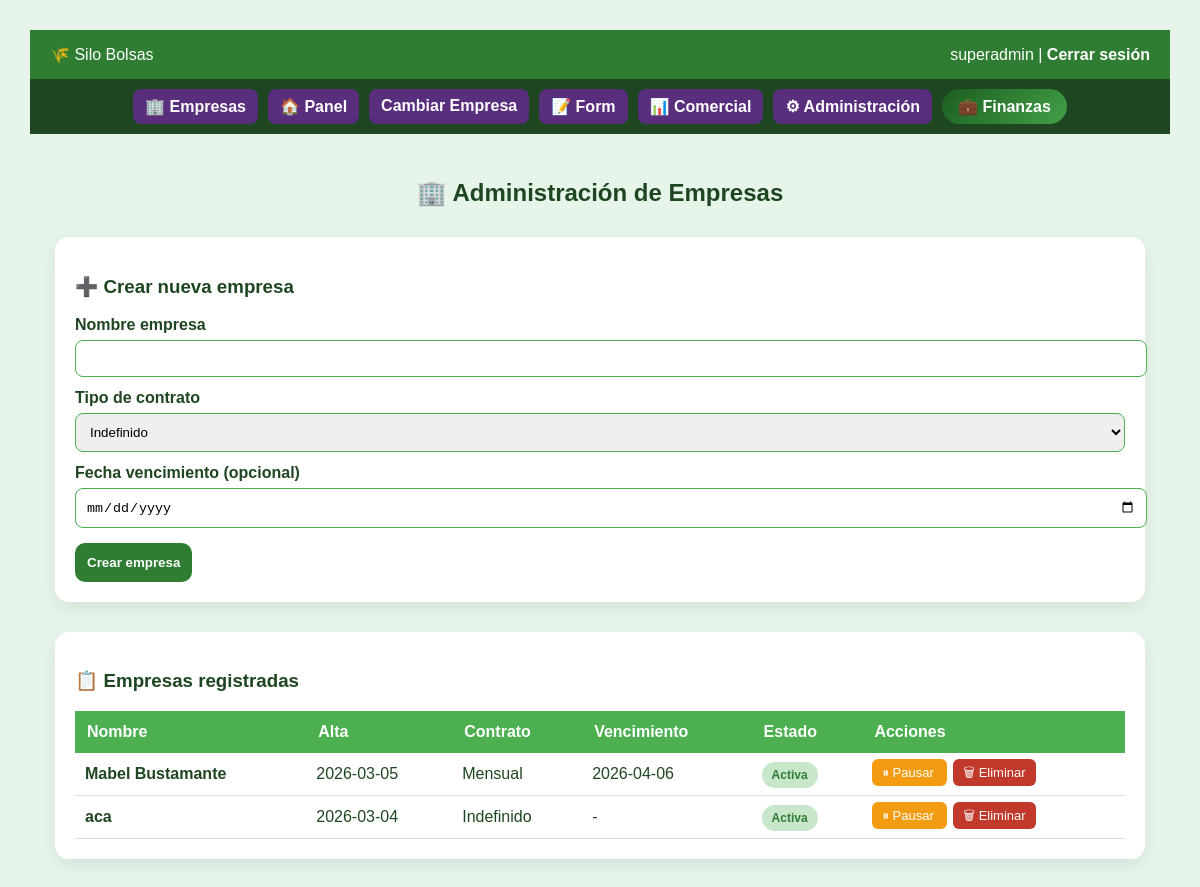
The app's page /admin/empresas (signed in), older data.
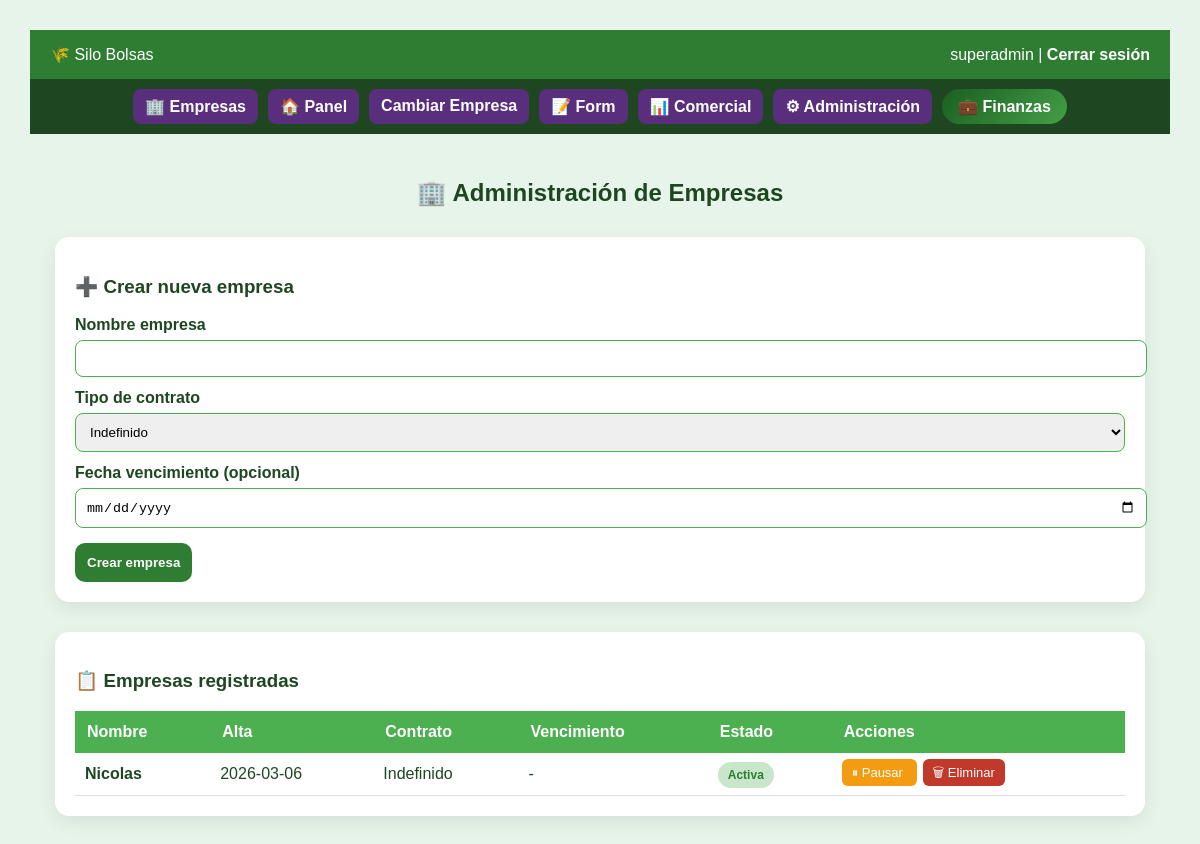
The same page, newer data.
### tables this page shows
CREATE TABLE usuarios (
            id INTEGER PRIMARY KEY AUTOINCREMENT,
            username TEXT UNIQUE NOT NULL,
            password TEXT NOT NULL,
            rol TEXT NOT NULL,
            empresa_id INTEGER,
            sucursal_id INTEGER,
            es_superadmin INTEGER DEFAULT 0,
            forzar_cambio_password INTEGER DEFAULT 0,
            FOREIGN KEY (empresa_id) REFERENCES empresas(id),
            FOREIGN KEY (sucursal_id) REFERENCES sucursales(id)
        );

CREATE TABLE empresas (
            id INTEGER PRIMARY KEY AUTOINCREMENT,
            nombre TEXT UNIQUE NOT NULL,
            fecha_alta TEXT NOT NULL,
            tipo_contrato TEXT,
            fecha_vencimiento TEXT,
            activa INTEGER DEFAULT 1,
            criterio_futuro TEXT
        );

### admin/routes.py (the view)
@admin_bp.route("/empresas")
@login_required
def admin_empresas():
    if not current_user.es_superadmin:
        return "No autorizado", 403
    conn = get_db()
    empresas = conn.execute("""
        SELECT * FROM empresas
        ORDER BY fecha_alta DESC
    """).fetchall()
    conn.close()
    return render_template(
        "admin_empresas.html",
        empresas=empresas,
        fecha_hoy=datetime.now().strftime("%Y-%m-%d")  # 👈 ESTA LÍNEA ES CLAVE
    )

### app.py (called while the page is built, shortened)
@app.context_processor
def inject_permisos():
    return dict(tiene_permiso=tiene_permiso)

@app.context_processor
def inject_estado_contrato():
    empresa_alerta = None
    empresa_vencida = False
    return dict(
        empresa_alerta=empresa_alerta,
        empresa_vencida=empresa_vencida
    )

@app.context_processor
def inject_empresa_contexto():
    empresa_nombre = None
    if current_user.is_authenticated and current_user.es_superadmin:
        empresa_id = empresa_actual()
    return dict(empresa_activa=empresa_nombre)

### auth/models.py (called while the page is built)
    @staticmethod
    def get(user_id):
        conn = get_db()
        row = conn.execute(
            "SELECT * FROM usuarios WHERE id=?",
            (user_id,)
        ).fetchone()
        conn.close()
        if row:
            return User(row)
        return None

### auth/routes.py (called while the page is built)
@login_manager.user_loader
def load_user(user_id):
    return User.get(user_id)

### db.py (called while the page is built)
def get_db():
    if DATABASE_URL:
        conn = psycopg2.connect(DATABASE_URL)
        conn.autocommit = False
        conn.cursor_factory = psycopg2.extras.RealDictCursor
        return DBWrapper(conn, es_postgres=True)
    conn = sqlite3.connect("silobolsas.db")
    conn.row_factory = sqlite3.Row
    return DBWrapper(conn)

    def execute(self, query, params=None):
        if not self.es_postgres:
            query = query.replace("%s", "?")
        if params:
            return self.cursor.execute(query, params)
        else:
            return self.cursor.execute(query)

    def close(self):
        return self.conn.close()

### panel/routes.py (called while the page is built)
def empresa_actual():
    if current_user.es_superadmin:
        return session.get("empresa_contexto")
    return current_user.empresa_id

### permissions.py (called while the page is built, shortened)
def tiene_permiso(pantalla):
    if not current_user.is_authenticated:
        return False
    if current_user.es_superadmin == 1:
        return True

### templates/admin_empresas.html (shortened to what this page needs)
{% extends "base.html" %}
{% block contenido %}
<!DOCTYPE html>
<html lang="es">
<head>
</head>
<body>
<h2>🏢 Administración de Empresas</h2>
<div class="card">
<h3>➕ Crear nueva empresa</h3>
<form method="POST" action="/admin/empresas/crear">
    <label>Nombre empresa</label>
    <input name="nombre" required>
    <label>Tipo de contrato</label>
    <select name="tipo_contrato" id="tipoContrato" onchange="mostrarOpcionesSilos()">
        <option value="">Indefinido</option>
    </select>
    <label>Fecha vencimiento (opcional)</label>
    <input type="date" name="fecha_vencimiento">
    <button>Crear empresa</button>
</form>
</div>
<div class="card">
<h3>📋 Empresas registradas</h3>
<table>
<tr>
<th>Nombre</th>
<th>Alta</th>
<th>Contrato</th>
<th>Vencimiento</th>
<th>Estado</th>
<th>Acciones</th>
</tr>
{% for e in empresas %}
<tr>
<td><b>{{ e.nombre }}</b></td>
<td>{{ e.fecha_alta }}</td>
<td>{{ e.tipo_contrato or 'Indefinido' }}</td>
<td>{{ e.fecha_vencimiento or '-' }}</td>
<td>
    {% if not e.activa %}
        <span class="badge badge-inactiva estado-inactiva">Inactiva</span>
    {% elif e.fecha_vencimiento and e.fecha_vencimiento < fecha_hoy %}
        <span class="badge badge-vencida estado-vencida">Vencida</span>
    {% else %}
        <span class="badge badge-activa estado-activa">Activa</span>
    {% endif %}
</td>
<td>
  {% if e.activa == 1 %}
  <a href="/admin/empresa/toggle/{{ e.id }}"
     style="background:#f39c12;
            padding:6px 10px;
            border-radius:6px;
            color:white;
            text-decoration:none;
            font-size:13px;
            margin-right:6px;">
     ⏸ Pausar
  </a>
{% endif %}
  <a href="/admin/empresa/eliminar/{{ e.id }}"
     onclick="return confirm('¿Eliminar empresa y todos sus usuarios?')"
     style="background:#c0392b;
            padding:6px 10px;
            border-radius:6px;
            color:white;
            text-decoration:none;
            font-size:13px;">
     🗑 Eliminar
  </a>
</td>
</tr>
{% endfor %}
</table>
</div>
</body>
</html>
{% endblock %}

### templates/base.html (shortened to what this page needs)
<!DOCTYPE html>
<html lang="es">
<head>
</head>
<body>
<div class="header">
  <div>
    🌾 Silo Bolsas
  </div>
  <div>
    {{ current_user.username }}
    |
    <a href="{{ url_for('auth.logout') }}">Cerrar sesión</a>
  </div>
</div>
{% if current_user.is_authenticated %}
<div class="nav-bar">
    {% if current_user.is_authenticated and current_user.es_superadmin %}
        <a href="{{ url_for('admin.admin_empresas') }}" class="nav-btn">
            🏢 Empresas
        </a>
    {% endif %}
    {% if tiene_permiso("panel") %}
        <a href="{{ url_for('panel.panel') }}" class="nav-btn">
            🏠 Panel
        </a>
    {% else %}
        <a href="{{ url_for('panel.panel') }}" class="nav-btn locked">
            🔒 Panel
        </a>
    {% endif %}
    {% if current_user.is_authenticated and current_user.es_superadmin %}
        <a href="{{ url_for('panel.cambiar_empresa') }}" class="nav-btn">
            Cambiar Empresa
        </a>
    {% endif %}
    {% if tiene_permiso("form") %}
        <a href="{{ url_for('panel.form') }}" class="nav-btn">
            📝 Form
        </a>
    {% else %}
        <a href="{{ url_for('panel.form') }}" class="nav-btn locked">
            🔒 Form
        </a>
    {% endif %}
    {% if tiene_permiso("comercial") %}
        <a href="{{ url_for('comercial.comercial') }}" class="nav-btn">
            📊 Comercial
        </a>
    {% else %}
        <a href="{{ url_for('comercial.comercial') }}" class="nav-btn locked">
            🔒 Comercial
        </a>
    {% endif %}
    {% if current_user.es_superadmin or tiene_permiso("admin") %}
        <a href="{{ url_for('admin.admin_usuarios') }}" class="nav-btn admin">
            ⚙ Administración
        </a>
    {% else %}
        <a href="{{ url_for('admin.admin_usuarios') }}" class="nav-btn locked admin">
            🔒 Administración
        </a>
    {% endif %}
    {% if current_user.is_authenticated and current_user.es_superadmin == 1 %}
        <a href="{{ url_for('admin.admin_finanzas') }}" class="nav-finanzas">
            💼 Finanzas
        </a>
    {% endif %}
</div>
{% endif %}
<div class="container">
  {% block contenido %}{% endblock %}
</div>
</body>
</html>

### templates/base.html (style rules this page uses)
body { background:#e6f4ea; font-family:Arial, sans-serif; margin:0; padding:0; color:#1e4620; }
.header { background:#2e7d32; color:white; padding:15px 20px; display:flex; justify-content:space-between; align-items:center; }
.header a { color:white; text-decoration:none; font-weight:bold; }
.container { padding:25px; }
.nav-bar { background:#1e4620; padding:10px; display:flex; gap:10px; justify-content:center; flex-wrap:wrap; }
.nav-btn { background:#592e7d; color:white; padding:8px 14px; border-radius:8px; text-decoration:none; font-weight:bold; }
.nav-btn { padding: 8px 12px; border-radius: 8px; text-decoration: none; font-weight: bold; }
.nav-finanzas { background: linear-gradient(135deg, #1b5e20, #43a047); padding:8px 16px; border-radius:20px; color:white; font-weight:bold; text-decoration:none; transition:0.2s; }

### templates/admin_empresas.html (style rules this page uses)
body { background:#e6f4ea; font-family:Arial, sans-serif; padding:30px; color:#1e4620; }
h2 { text-align:center; margin-bottom:30px; }
.card { background:#ffffff; border-radius:14px; padding:20px; margin-bottom:30px; box-shadow:0 6px 18px rgba(0,0,0,0.08); }
label { font-weight:bold; display:block; margin-top:12px; }
input, select { width:100%; padding:10px; margin-top:6px; border-radius:8px; border:1px solid #4caf50; }
button { background:#2e7d32; color:white; border:none; padding:12px; border-radius:10px; font-weight:bold; margin-top:15px; cursor:pointer; }
table { width:100%; border-collapse:collapse; }
th { background:#4caf50; color:white; padding:12px; text-align:left; }
td { padding:10px; border-bottom:1px solid #ddd; }
.estado-activa { color:#2e7d32; font-weight:bold; }
.badge { padding:6px 10px; border-radius:20px; font-size:12px; font-weight:bold; }
.badge-activa { background:#c8e6c9; }

Row changes from the older to the newer data that the page shows:
removed empresas: nombre "Mabel Bustamante", fecha_alta "2026-03-05", tipo_contrato "Mensual", fecha_vencimiento "2026-04-06", activa "Activa"
removed empresas: nombre "aca", fecha_alta "2026-03-04", tipo_contrato "Indefinido", fecha_vencimiento "-", activa "Activa"
added empresas: nombre "Nicolas", fecha_alta "2026-03-06", tipo_contrato "Indefinido", fecha_vencimiento "-", activa "Activa"
